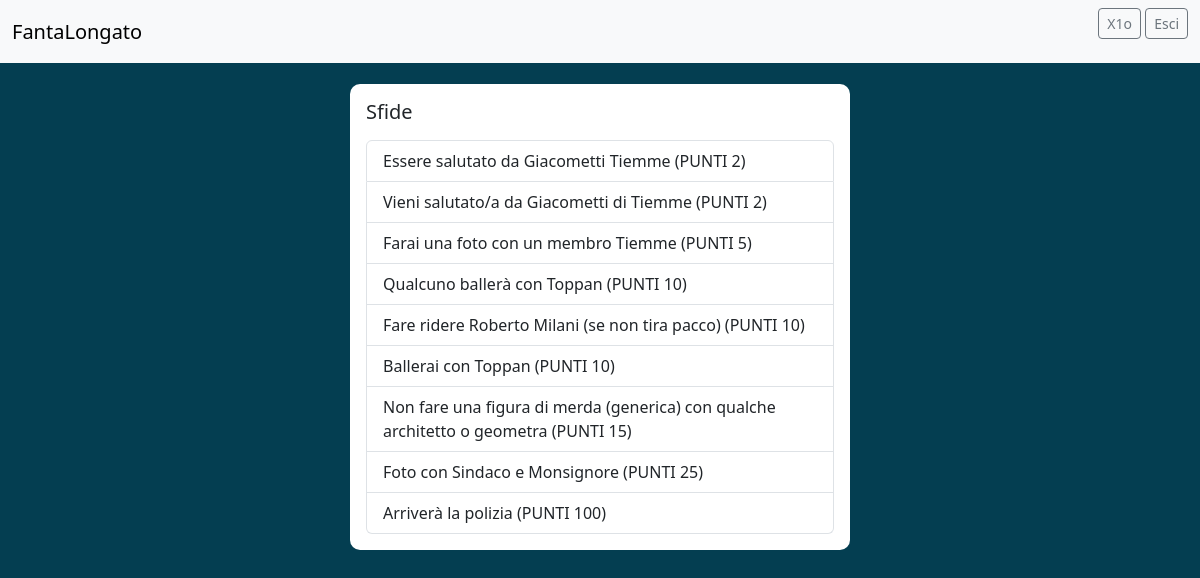
The page /lista-sfide/ (signed in) on the database its author committed.
### accounts/models.py (models this page shows, shortened)
class Sfide(models.Model):
    sfida = models.TextField(blank=True, null=True)
    punti = models.IntegerField(default='0')

### landingpage/views.py (the view)
# urls.py: path('lista-sfide/', views.ListaSfideView.as_view(), name='lista-sfide'),
class ListaSfideView(TemplateView):
    template_name = 'landingpage/lista-sfide.html'
    def get_context_data(self, **kwargs):
        context = super().get_context_data(**kwargs)
        context['sfide'] = Sfide.objects.all().order_by('punti')
        return context

### landingpage/templates/landingpage/lista-sfide.html (shortened to what this page needs)
{% block head %}
{% include "landingpage/partials/_head.html" %}
{% endblock %}
{% block header %}
{% include "landingpage/partials/_header.html" %}
{% endblock %}
<div class="container mt-4 d-flex justify-content-center">
    <div class="card p-3">
        <div class="d-flex align-items-center">
            <div class="ml-3 w-100">
                <h5 class="mb-0 mt-0">Sfide</h5>
                <ul class="list-group">
                    {% for sfida in sfide %}
                    <li class="list-group-item">{{ sfida.sfida }}</li>
                    {% endfor %}
                </ul>
            </div>
        </div>
    </div>
</div>

### landingpage/templates/landingpage/partials/_header.html
<header>
    <nav class="navbar bg-body-tertiary">
        <div class="container-fluid">
            <a class="navbar-brand" href="http://localhost:8000/">FantaLongato</a>
            <form>
                {% if user.is_authenticated %}
                    <a class="btn btn-sm btn-outline-secondary" href="{% url 'accounts:profile' %}">{{ user.username }}</a>
                    <a class="btn btn-sm btn-outline-secondary" href="{% url 'accounts:logout' %}">Esci</a>
                {% else %}
                    <a class="btn btn-sm btn-outline-secondary" href="{% url 'accounts:login' %}">Accedi</a>
                    <a class="btn btn-sm btn-outline-secondary" href="{% url 'accounts:register' %}">Registrati</a>
                {% endif %}
            </form>
        </div>
    </nav>
</header>

### landingpage/static/css/style.css (style rules this page uses)
header { position: fixed; top: 0; width: 100%; z-index: 9999; }
.card { width: 500px; border: none; border-radius: 10px; background-color: #fff; }

### rows shown on the page
Sfide: sfida "Essere salutato da Giacometti Tiemme (PUNTI 2)"
Sfide: sfida "Vieni salutato/a da Giacometti di Tiemme (PUNTI 2)"
Sfide: sfida "Farai una foto con un membro Tiemme (PUNTI 5)"
Sfide: sfida "Qualcuno ballerà con Toppan (PUNTI 10)"
Sfide: sfida "Fare ridere Roberto Milani (se non tira pacco) (PUNTI 10)"
Sfide: sfida "Ballerai con Toppan (PUNTI 10)"
Sfide: sfida "Non fare una figura di merda (generica) con qualche architetto o geometra (PUNTI 15)"
Sfide: sfida "Foto con Sindaco e Monsignore (PUNTI 25)"
Sfide: sfida "Arriverà la polizia (PUNTI 100)"

### other values the page prints
{{ user.username }} "X1o"
